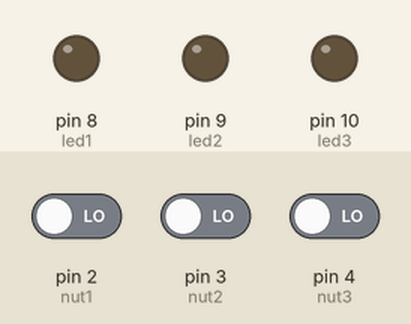
Recording of a sketch running on a simulated Arduino Uno, built with avr-gcc and run on an emulated ATmega328P. On the bench: output pins drawn as LEDs (lit = HIGH). The test bench sets the inputs (shaded band); at power-on: pin 2 (nut1) LOW, pin 3 (nut2) LOW, pin 4 (nut3) LOW.

Above: at 1.2 s.
1.3 s: pin 2 (nut1) driven HIGH
At 2.3 s:
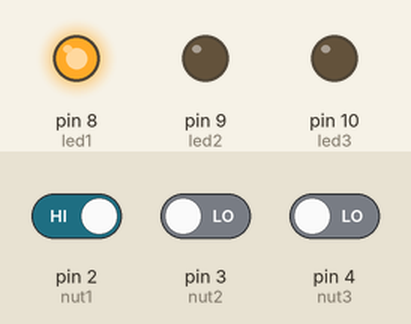
2.8 s: pin 2 (nut1) driven LOW and pin 3 (nut2) driven HIGH
5.8 s: pin 3 (nut2) driven LOW
At 7.3 s:
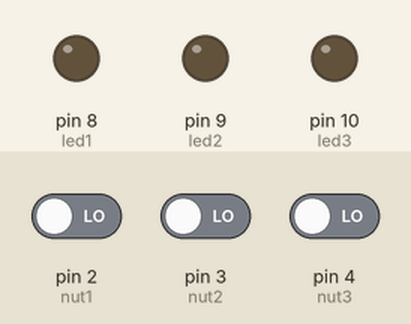
7.8 s: pin 4 (nut3) driven HIGH
At 8.4 s:
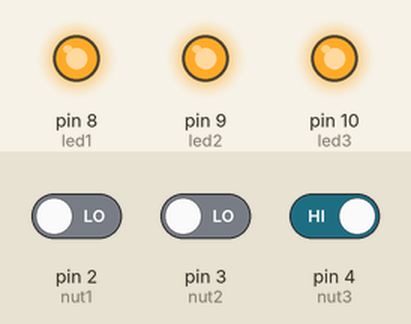
9.3 s: pin 3 (nut2) driven HIGH and pin 4 (nut3) driven LOW
At 13.4 s:
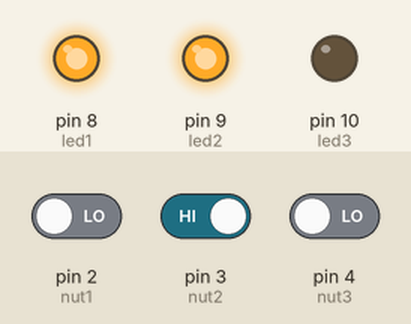
Timing chart, 0 to 14.9 s (numbered marks = the images above; inputs shaded):
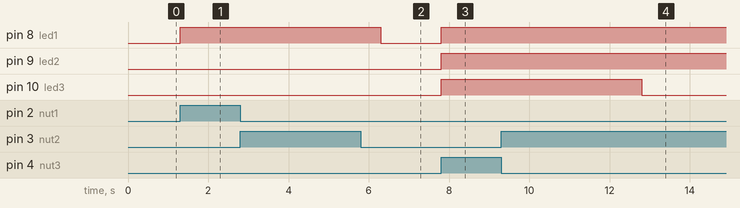

Measured:
- after the input at 1.3 s, pin 8 (led1): LOW → HIGH at once
- after the input at 2.8 s, every drawn part: stays the same
- after the input at 5.8 s, pin 8 (led1): HIGH → LOW after 0.50 s; pin 9 (led2): stays LOW (without the input it goes to HIGH after 0.50 s)
- after the input at 7.8 s, pin 8 (led1), pin 9 (led2), pin 10 (led3): LOW → HIGH at once
- after the input at 9.3 s, pin 10 (led3): HIGH → LOW after 3.5 s

The sketch:

code_bai_10.ino
```cpp
int nut1 = 2, nut2 = 3, nut3 = 4;
int led1 = 8, led2 = 9, led3 = 10;
void setup()
{
  pinMode(nut1,INPUT);
  pinMode(nut2,INPUT);
  pinMode(nut3,INPUT);
  pinMode(led1,OUTPUT);
  pinMode(led2,OUTPUT);
  pinMode(led3,OUTPUT);
}
void loop()
{
  digitalWrite(led1,LOW);
  digitalWrite(led2,LOW);
  digitalWrite(led3,LOW);
  int trangthainut1 = digitalRead(nut1);
  int trangthainut2 = digitalRead(nut2);
  int trangthainut3 = digitalRead(nut3);
  if(trangthainut1==1)
  {
    digitalWrite(led1,HIGH);
    digitalWrite(led2,LOW);
    digitalWrite(led3,LOW);
    delay(5000);
  }
  else if(trangthainut2==1)
  {
    digitalWrite(led1,HIGH);
    digitalWrite(led2,HIGH);
    digitalWrite(led3,LOW);
        delay(5000);
  }
  else if(trangthainut3==1)
  {
    digitalWrite(led1,HIGH);
    digitalWrite(led2,HIGH);
    digitalWrite(led3,HIGH);
        delay(5000);
  }
}
```
